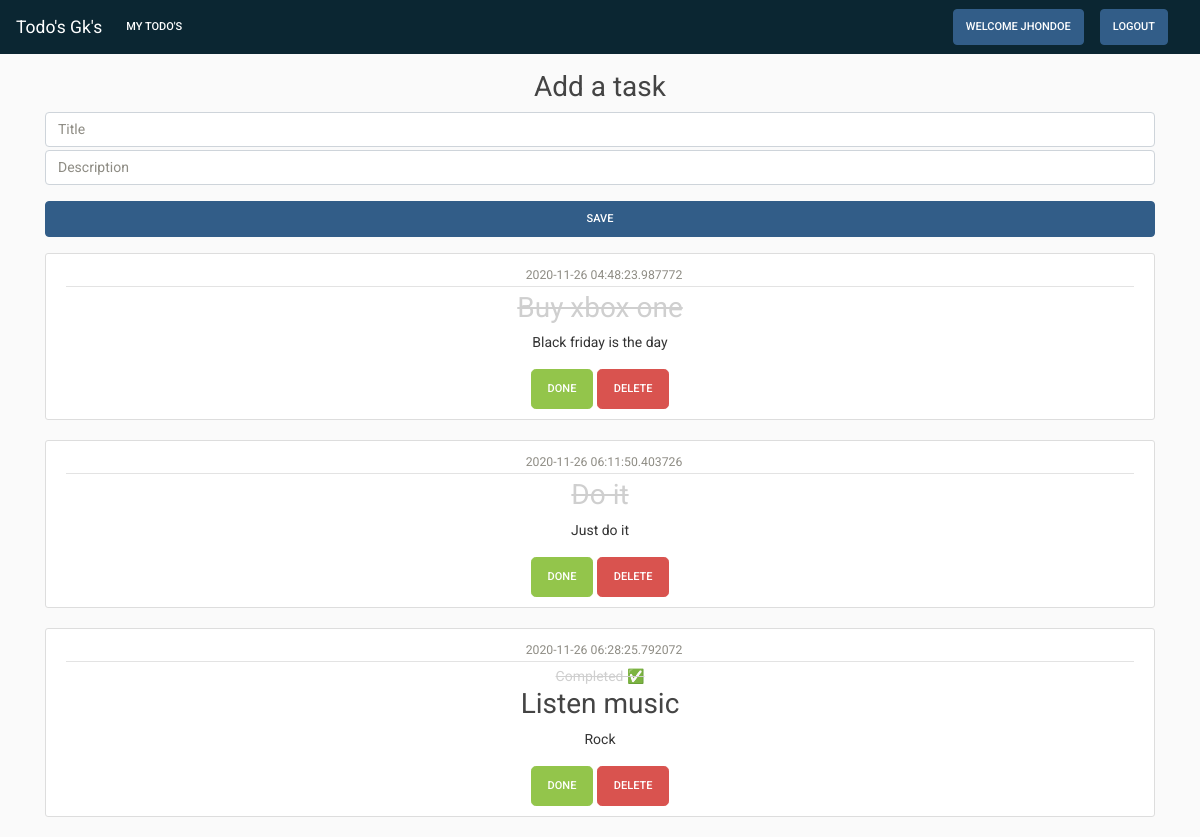
The app's page /home (signed in) with its own data.
### togk/models.py (models this page shows, shortened)
class User(db.Model, UserMixin):
    id = db.Column(db.Integer, primary_key = True)
    username = db.Column(db.String(20), unique = True, nullable = False)
    email = db.Column(db.String(120), unique = True, nullable = False)
    image_file = db.Column(db.String(20), nullable=False, default='default.png')
    password = db.Column(db.String(80), nullable = False)

class Task(db.Model):
    id = db.Column(db.Integer, primary_key = True)
    title = db.Column(db.String(100), nullable = False)
    date_posted = db.Column(db.DateTime, nullable = False, default = datetime.utcnow)
    content = db.Column(db.Text, nullable = False)
    done = db.Column(db.Boolean)
    user_id = db.Column(db.Integer, db.ForeignKey('user.id'), nullable = False)

### togk/routes.py (the view)
@app.route('/',  methods=['GET', 'POST'])
@app.route('/home',  methods=['GET', 'POST'])
def home():
    if current_user.is_authenticated:
        print(current_user.id)
        tasks = Task.query.filter_by(user_id=current_user.id).all()
        return render_template('home.html', tasks = tasks, user=current_user.username)
    else:
        return render_template('please_login.html')

### togk/models.py (called while the page is built)
@login_manager.user_loader
def load_user(user_id):
    return User.query.get(int(user_id))

### togk/templates/home.html (shortened to what this page needs)
{% extends "layout.html" %}
{% block content %}
  <div class="media-body">
    <h2 style="text-align: center; margin-top: 1rem;">Add a task</h2>
    <form action="/create-task" method="POST">
      <div class="form-group">
          <input type="text" name="title" placeholder="Title" class="form-control" autofocus>
          <input type="text" name="content" placeholder="Description" class="form-control" autofocus>
      </div>
      <button type="submit" class="btn btn-primary btn-block">Save</button>
  </form>
  </div>
  <div class="media-body">
    {% for task in tasks %}
        <article class="media content-section">
          <div class="media-body">
            <div class="task-metadata">
              <small class="text-muted">{{ task.date_posted }}</small>
            </div>
            {% if task.done %}
            <span class="done">Completed ✅</span>
            <h2 class="task-title">{{ task.title }}</h2>
            {% else %}
            <h2 class="done">{{ task.title }}</h2>
            {% endif %}
            <p class="task-content">{{ task.content }}</p>
            <a href="/done/{{task.id}}" class="btn btn-success btn-lg">Done</a>
            <a href="{{url_for('delete', id=task.id)}}" class="btn btn-danger btn-lg">Delete</a>
          </div>
        </article>
    {% endfor %}
{% endblock content %}

### togk/templates/layout.html (shortened to what this page needs)
<!DOCTYPE html>
<html lang="en">
<head>
    <link rel="stylesheet" href="https://stackpath.bootstrapcdn.com/bootswatch/4.3.1/sandstone/bootstrap.min.css">
    <link rel="stylesheet" type="text/css" href="{{ url_for('static', filename='main.css') }}">
</head>
<body>
    <nav class="navbar navbar-expand-lg navbar-dark" style="background-color: #0B2632;">
        <a class="navbar-brand" href="{{ url_for('home') }}">Todo's Gk's</a>
        <div class="collapse navbar-collapse" id="navbarColor02">
          <ul class="navbar-nav mr-auto">
            <li class="nav-item active">
              <a class="nav-link" href="{{url_for('home')}}">My todo's</a>
            </li>
          </ul>
        {% if user %}
        <a href="{{url_for('account')}}" class="btn btn-primary my-2 my-sm-0">Welcome {{ user }}</a>
        <a href="{{url_for('logout')}}" class="btn btn-primary my-2 my-sm-0">Logout</a>
        {% else %}
        <a href="{{url_for('login')}}" class="btn btn-primary my-2 my-sm-0">Iniciar sesión</a>
        <div style="margin-left: 1rem;"></div>
        {% endif %}
        </div>
      </nav>
      <main role="main" class="container">
        <div class="row">
          <div class="col-md-12">
            {% block content %}{% endblock %}
          </div>
        </div>
      </main>
</body>
</html>

### togk/static/main.css (style rules this page uses)
body { background: #fafafa; color: #333333; }
h1, h2, h3, h4, h5, h6 { color: #444444; text-align: center; }
.content-section { text-align: center; background: #ffffff; padding: 10px 20px; border: 1px solid #dddddd; border-radius: 3px; margin-bottom: 20px; }
.task-title { color: #444444; }
.task-content { white-space: pre-line; }
.task-metadata { padding-bottom: 1px; margin-bottom: 4px; border-bottom: 1px solid #e3e3e3 }
.done { text-decoration: line-through; color: #cfcfcf; }

### records on screen
User: username "JHONDOE"
Task: date_posted "2020-11-26 04:48:23.987772", title "Buy xbox one", content "Black friday is the day"
Task: date_posted "2020-11-26 06:11:50.403726", title "Do it", content "Just do it"
Task: date_posted "2020-11-26 06:28:25.792072", title "Listen music", content "Rock"
